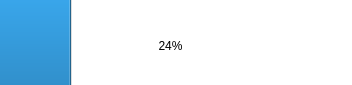
<?xml version="1.0" encoding="UTF-8"?>
<ui version="4.0">
 <class>Form</class>
 <widget class="QWidget" name="Form">
  <property name="geometry">
   <rect>
    <x>0</x>
    <y>0</y>
    <width>352</width>
    <height>85</height>
   </rect>
  </property>
  <property name="sizePolicy">
   <sizepolicy hsizetype="Fixed" vsizetype="Fixed">
    <horstretch>0</horstretch>
    <verstretch>0</verstretch>
   </sizepolicy>
  </property>
  <property name="maximumSize">
   <size>
    <width>400</width>
    <height>100</height>
   </size>
  </property>
  <property name="windowTitle">
   <string>Form</string>
  </property>
  <widget class="LoadingProgressBarCustom" name="progressBar">
   <property name="geometry">
    <rect>
     <x>-20</x>
     <y>-10</y>
     <width>381</width>
     <height>111</height>
    </rect>
   </property>
   <property name="value">
    <number>24</number>
   </property>
   <property name="invertedAppearance">
    <bool>false</bool>
   </property>
  </widget>
 </widget>
 <customwidgets>
  <customwidget>
   <class>LoadingProgressBarCustom</class>
   <extends>QProgressBar</extends>
   <header>LoadingProgressBarCustom.py</header>
  </customwidget>
 </customwidgets>
 <resources/>
 <connections/>
</ui>
